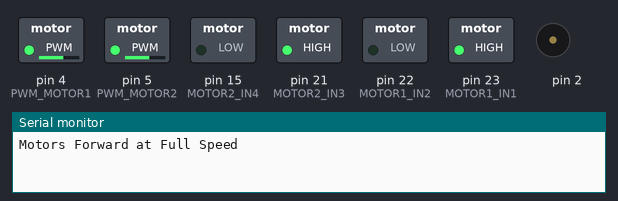
Recording of a sketch running on a simulated Arduino Mega 2560, built with avr-gcc and run on an emulated ATmega2560. On the bench: switched loads named in the sketch (green lamp = pin HIGH), buzzer (waves = sounding), the last lines printed to the serial monitor.

Above: at 0.35 s.
At 2.25 s:
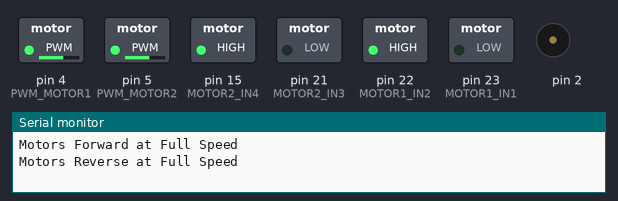
At 4.25 s:
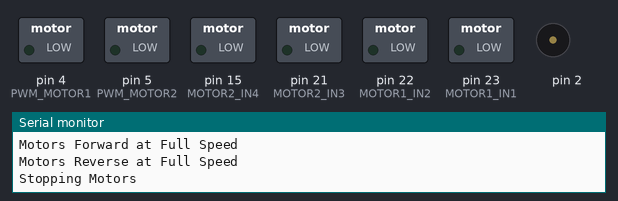
Timing chart, 0 to 4.9 s (numbered marks = the images above):
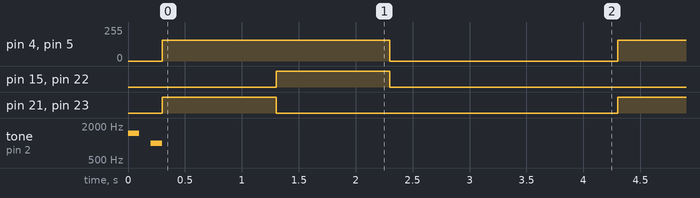

Measured:
- by itself, pin 4 (PWM_MOTOR1), pin 5 (PWM_MOTOR2): alternates 155/255 for 2.0 s and 0/255 for 2.0 s
- by itself, pin 15 (MOTOR2_IN4), pin 21 (MOTOR2_IN3), pin 22 (MOTOR1_IN2), pin 23 (MOTOR1_IN1): alternates HIGH for 1.0 s and LOW for 3.0 s

The sketch:

Test_Motor_Control.ino
```cpp
// Pin Definitions
#define PWM_MOTOR1 4
#define PWM_MOTOR2 5
#define MOTOR1_IN1 23
#define MOTOR1_IN2 22
#define MOTOR2_IN3 21
#define MOTOR2_IN4 15

void setup() {
    // Set up motor control pins as outputs
    pinMode(MOTOR1_IN1, OUTPUT);
    pinMode(MOTOR1_IN2, OUTPUT);
    pinMode(MOTOR2_IN3, OUTPUT);
    pinMode(MOTOR2_IN4, OUTPUT);
    pinMode(PWM_MOTOR1, OUTPUT);
    pinMode(PWM_MOTOR2, OUTPUT);

    Serial.begin(115200);
    buzz(1);
}

void loop() {
    // Both motors forward at full speed
    Serial.println("Motors Forward at Full Speed");
    digitalWrite(MOTOR1_IN1, HIGH);
    digitalWrite(MOTOR1_IN2, LOW);
    digitalWrite(MOTOR2_IN3, HIGH);
    digitalWrite(MOTOR2_IN4, LOW);
    analogWrite(PWM_MOTOR1, 155); // Full speed
    analogWrite(PWM_MOTOR2, 155); // Full speed
    delay(1000); // Run for 2 seconds

    // Both motors reverse at full speed
    Serial.println("Motors Reverse at Full Speed");
    digitalWrite(MOTOR1_IN1, LOW);
    digitalWrite(MOTOR1_IN2, HIGH);
    digitalWrite(MOTOR2_IN3, LOW);
    digitalWrite(MOTOR2_IN4, HIGH);
    analogWrite(PWM_MOTOR1, 155); // Full speed
    analogWrite(PWM_MOTOR2, 155); // Full speed
    delay(1000); // Run for 2 seconds

    // Stop motors
    Serial.println("Stopping Motors");
    analogWrite(PWM_MOTOR1, 0);
    analogWrite(PWM_MOTOR2, 0);
    digitalWrite(MOTOR1_IN1, LOW);
    digitalWrite(MOTOR1_IN2, LOW);
    digitalWrite(MOTOR2_IN3, LOW);
    digitalWrite(MOTOR2_IN4, LOW);
    delay(2000); // Pause before repeating
}


void setMotorSpeed(int motor, int speed) {
    if (speed > 0) {
        // Motor moves forward
        if (motor == 1) {
            digitalWrite(MOTOR1_IN1, HIGH);
            digitalWrite(MOTOR1_IN2, LOW);
            analogWrite(PWM_MOTOR1, speed);
        } else if (motor == 2) {
            digitalWrite(MOTOR2_IN3, HIGH);
            digitalWrite(MOTOR2_IN4, LOW);
            analogWrite(PWM_MOTOR2, speed);
        }
    } else {
        // Motor moves in reverse
        speed = abs(speed); // Ensure speed is positive for PWM
        if (motor == 1) {
            digitalWrite(MOTOR1_IN1, LOW);
            digitalWrite(MOTOR1_IN2, HIGH);
            analogWrite(PWM_MOTOR1, speed);
        } else if (motor == 2) {
            digitalWrite(MOTOR2_IN3, LOW);
            digitalWrite(MOTOR2_IN4, HIGH);
            analogWrite(PWM_MOTOR2, speed);
        }
    }
}


// BUZZER FEEDBACK
void buzz(int no) {
    switch(no) {
        case 1 :
            tone(2, 1500, 100);  // 1500 Hz tone for 100 ms
            delay(200);
            tone(2, 1000, 100);  // 1000 Hz tone for 100 ms
            delay(100);
            break;

        case 2 :
            tone(2, 1000, 100);  // 1000 Hz tone for 100 ms
            delay(150);
            tone(2, 1000, 100);  // 1000 Hz tone for 100 ms
            delay(150);
            break;

        case 3 :
            tone(2, 1000, 100);  // 1000 Hz tone for 100 ms
            delay(100);
            break;

        case 31 :
            tone(2, 1000, 100);  // 1000 Hz tone for 100 ms
            delay(100);
            break;

        case 32 :
            tone(2, 1000, 100);  // 1000 Hz tone for 100 ms
            delay(100);
            tone(2, 1000, 100);  // 1000 Hz tone for 100 ms
            delay(100);
            break;

        case 33 :
            tone(2, 1000, 100);  // 1000 Hz tone for 100 ms
            delay(100);
            tone(2, 1000, 100);  // 1000 Hz tone for 100 ms
            delay(100);
            tone(2, 1000, 100);  // 1000 Hz tone for 100 ms
            delay(100);
            break;
    }
}
```
